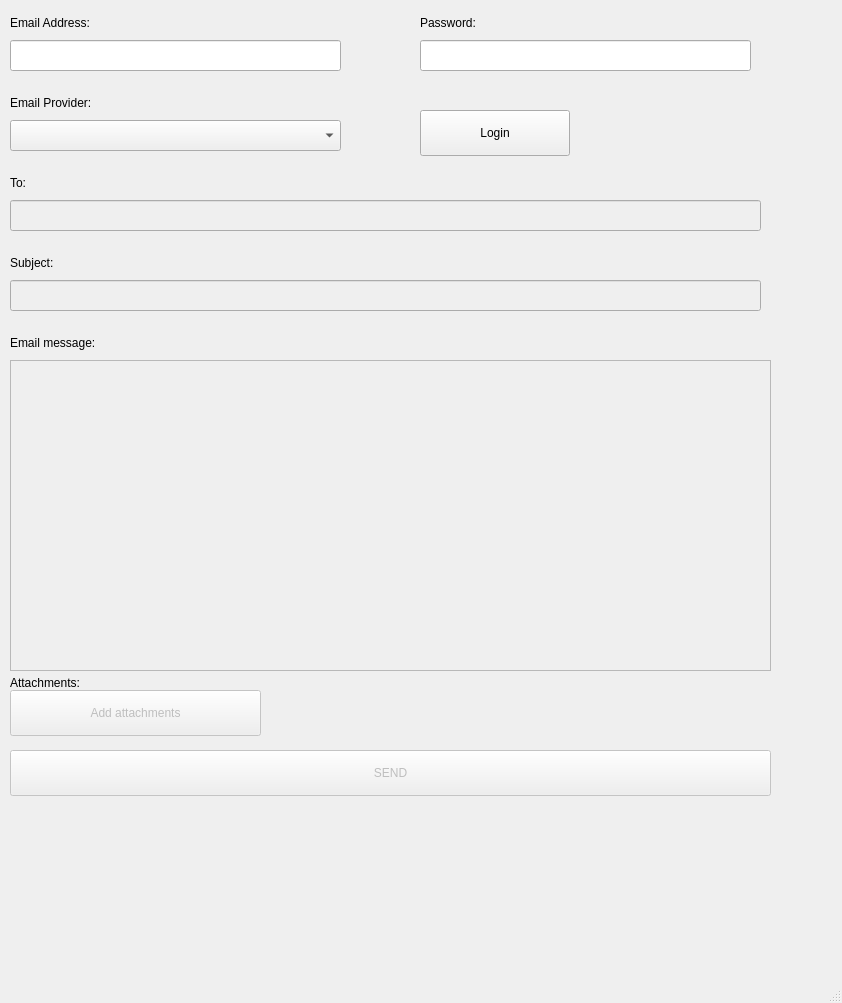
<?xml version="1.0" encoding="UTF-8"?>
<ui version="4.0">
 <class>MainWindow</class>
 <widget class="QMainWindow" name="MainWindow">
  <property name="geometry">
   <rect>
    <x>0</x>
    <y>0</y>
    <width>842</width>
    <height>1003</height>
   </rect>
  </property>
  <property name="windowTitle">
   <string>MainWindow</string>
  </property>
  <widget class="QWidget" name="centralwidget">
   <widget class="QLabel" name="emailLbl">
    <property name="geometry">
     <rect>
      <x>10</x>
      <y>10</y>
      <width>261</width>
      <height>25</height>
     </rect>
    </property>
    <property name="text">
     <string>Email Address:</string>
    </property>
   </widget>
   <widget class="QLineEdit" name="emailTxt">
    <property name="geometry">
     <rect>
      <x>10</x>
      <y>40</y>
      <width>331</width>
      <height>31</height>
     </rect>
    </property>
   </widget>
   <widget class="QLabel" name="passwordLbl">
    <property name="geometry">
     <rect>
      <x>420</x>
      <y>10</y>
      <width>261</width>
      <height>25</height>
     </rect>
    </property>
    <property name="text">
     <string>Password:</string>
    </property>
   </widget>
   <widget class="QLineEdit" name="passwordTxt">
    <property name="geometry">
     <rect>
      <x>420</x>
      <y>40</y>
      <width>331</width>
      <height>31</height>
     </rect>
    </property>
    <property name="echoMode">
     <enum>QLineEdit::Password</enum>
    </property>
   </widget>
   <widget class="QLabel" name="providerLbl">
    <property name="geometry">
     <rect>
      <x>10</x>
      <y>90</y>
      <width>261</width>
      <height>25</height>
     </rect>
    </property>
    <property name="text">
     <string>Email Provider:</string>
    </property>
   </widget>
   <widget class="QComboBox" name="providerBx">
    <property name="geometry">
     <rect>
      <x>10</x>
      <y>120</y>
      <width>331</width>
      <height>31</height>
     </rect>
    </property>
   </widget>
   <widget class="QPushButton" name="loginbtn">
    <property name="geometry">
     <rect>
      <x>420</x>
      <y>110</y>
      <width>150</width>
      <height>46</height>
     </rect>
    </property>
    <property name="text">
     <string>Login</string>
    </property>
   </widget>
   <widget class="QLabel" name="toLbl">
    <property name="geometry">
     <rect>
      <x>10</x>
      <y>170</y>
      <width>89</width>
      <height>25</height>
     </rect>
    </property>
    <property name="text">
     <string>To:</string>
    </property>
   </widget>
   <widget class="QLineEdit" name="toTxt">
    <property name="enabled">
     <bool>false</bool>
    </property>
    <property name="geometry">
     <rect>
      <x>10</x>
      <y>200</y>
      <width>751</width>
      <height>31</height>
     </rect>
    </property>
   </widget>
   <widget class="QLabel" name="subjectLbl">
    <property name="geometry">
     <rect>
      <x>10</x>
      <y>250</y>
      <width>89</width>
      <height>25</height>
     </rect>
    </property>
    <property name="text">
     <string>Subject:</string>
    </property>
   </widget>
   <widget class="QLineEdit" name="subjectTxt">
    <property name="enabled">
     <bool>false</bool>
    </property>
    <property name="geometry">
     <rect>
      <x>10</x>
      <y>280</y>
      <width>751</width>
      <height>31</height>
     </rect>
    </property>
   </widget>
   <widget class="QLabel" name="messageLbl">
    <property name="geometry">
     <rect>
      <x>10</x>
      <y>330</y>
      <width>171</width>
      <height>25</height>
     </rect>
    </property>
    <property name="text">
     <string>Email message:</string>
    </property>
   </widget>
   <widget class="QTextEdit" name="messageTxt">
    <property name="enabled">
     <bool>false</bool>
    </property>
    <property name="geometry">
     <rect>
      <x>10</x>
      <y>360</y>
      <width>761</width>
      <height>311</height>
     </rect>
    </property>
   </widget>
   <widget class="QLabel" name="attachmentLbl">
    <property name="geometry">
     <rect>
      <x>10</x>
      <y>670</y>
      <width>131</width>
      <height>25</height>
     </rect>
    </property>
    <property name="text">
     <string>Attachments:</string>
    </property>
    <property name="wordWrap">
     <bool>true</bool>
    </property>
   </widget>
   <widget class="QPushButton" name="sendBtn">
    <property name="enabled">
     <bool>false</bool>
    </property>
    <property name="geometry">
     <rect>
      <x>10</x>
      <y>750</y>
      <width>761</width>
      <height>46</height>
     </rect>
    </property>
    <property name="text">
     <string>SEND</string>
    </property>
   </widget>
   <widget class="QPushButton" name="attachmentBtn">
    <property name="enabled">
     <bool>false</bool>
    </property>
    <property name="geometry">
     <rect>
      <x>10</x>
      <y>690</y>
      <width>251</width>
      <height>46</height>
     </rect>
    </property>
    <property name="text">
     <string>Add attachments</string>
    </property>
   </widget>
  </widget>
  <widget class="QStatusBar" name="statusbar"/>
 </widget>
 <resources/>
 <connections/>
</ui>
